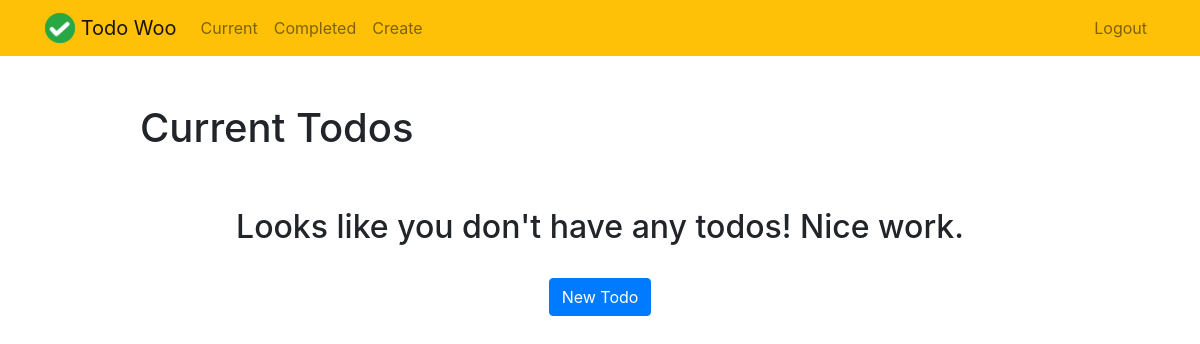
Before: /current/ (signed in) with the older database file.
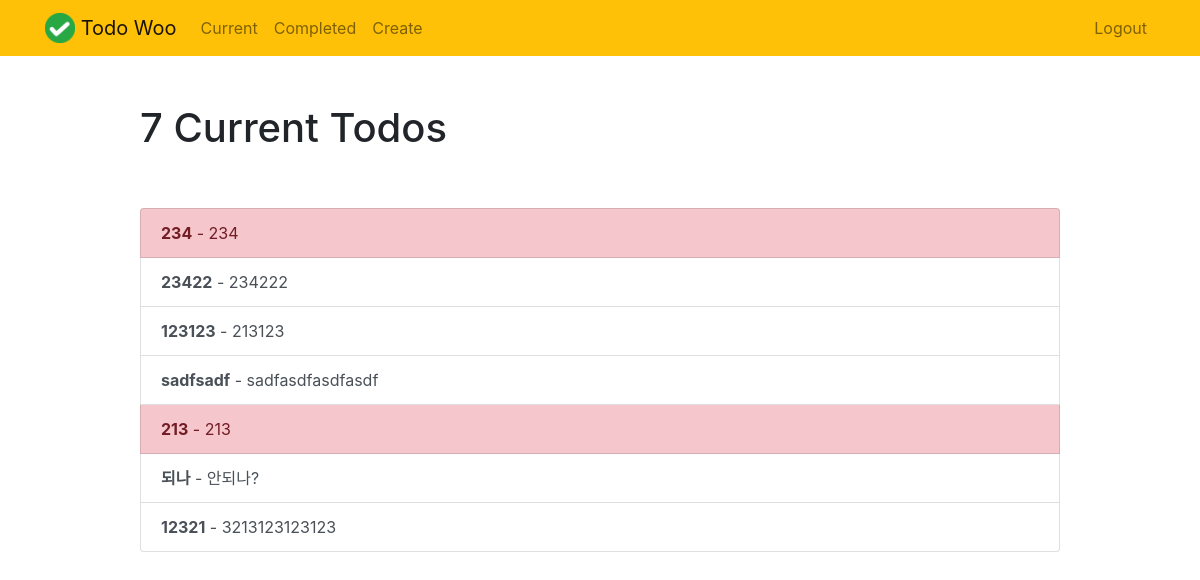
After: the same page with the newer database file.
### todo/models.py (models this page shows, shortened)
class Todo(models.Model):
    title = models.CharField(max_length=30)
    memo = models.TextField(blank=True)
    created = models.DateTimeField(auto_now_add=True)
    datecompleted = models.DateTimeField(null=True, blank=True)
    important = models.BooleanField(default=True)
    todocreator = models.ForeignKey(User, on_delete=models.CASCADE)

### todo/views.py (the view)
# urls.py: path('current/', views.currenttodos, name='currenttodos'),
@login_required
def currenttodos(request):
    todos = Todo.objects.filter(todocreator=request.user, datecompleted__isnull=True)
    return render(request, 'todo/currenttodos.html', {'todos': todos})

### todo/templates/todo/currenttodos.html
{% extends "todo/base.html" %}
{% block content %}
    <div class="row justify-content-center mt-5">
        <div class="col-md-10">
            {% if todos %}
                 <h1>{{ todos.count }} Current Todo{{ todos.count|pluralize }}</h1>
            {% else %}
                           <h1>Current Todos</h1>
            {% endif %}
        </div>
    </div>
    <div class="row justify-content-center mt-5">
        <div class="col-md-10">
        {% if todos %}
            <div class="list-group">
                {% for todo in todos %}
                    <a href="{% url 'viewtodo' todo.id %}" class="list-group-item list-group-item-action{% if todo.important %} list-group-item-danger{% endif %}"><b>{{ todo.title }}</b>{% if todo.memo %} - {{ todo.memo|truncatechars:30 }}{% endif %}</a>
                {% endfor %}
            </div>
        {% else %}
            <div class="text-center">
                <h2>Looks like you don't have any todos! Nice work.</h2>
            <br>
            <a role="button" class="btn btn-primary" href="{% url 'createtodo' %}">New Todo</a>
            </div>
        {% endif %}
        </div>
    </div>
{% endblock %}

Changed rows visible on the page:
added Todo: title "234", memo "234", important True (drawn)
added Todo: title "23422", memo "234222"
added Todo: title "123123", memo "213123"
added Todo: title "sadfsadf", memo "sadfasdfasdfasdf"
added Todo: title "213", memo "213", important True (drawn)
added Todo: title "되나", memo "안되나?"
added Todo: title "12321", memo "3213123123123"
Other visible differences:
{{ todos.count }}: (not shown) → "7"
text no longer shown: "Current Todos Looks like you don't have any todos! Nice work. New Todo"
text now shown: "Current Todo"
